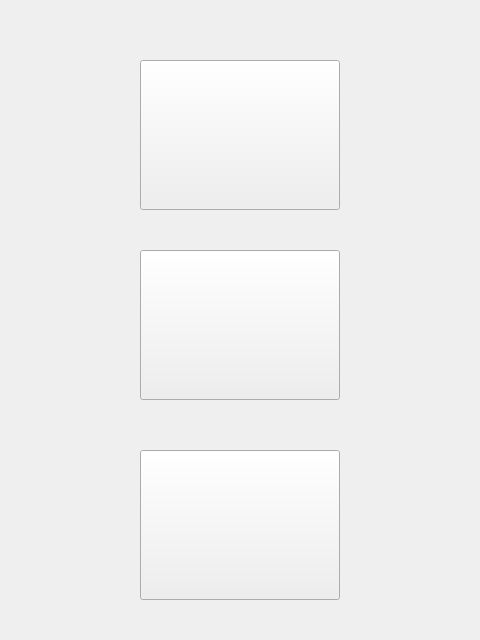
<?xml version="1.0" encoding="UTF-8"?>
<ui version="4.0">
 <class>DialogSnippets</class>
 <widget class="QDialog" name="DialogSnippets">
  <property name="geometry">
   <rect>
    <x>0</x>
    <y>0</y>
    <width>480</width>
    <height>640</height>
   </rect>
  </property>
  <property name="windowTitle">
   <string>Snippets selector</string>
  </property>
  <widget class="QToolButton" name="btnEq">
   <property name="geometry">
    <rect>
     <x>140</x>
     <y>60</y>
     <width>200</width>
     <height>150</height>
    </rect>
   </property>
   <property name="text">
    <string/>
   </property>
  </widget>
  <widget class="QToolButton" name="btnDiff">
   <property name="geometry">
    <rect>
     <x>140</x>
     <y>250</y>
     <width>200</width>
     <height>150</height>
    </rect>
   </property>
   <property name="text">
    <string/>
   </property>
  </widget>
  <widget class="QToolButton" name="btnSim">
   <property name="geometry">
    <rect>
     <x>140</x>
     <y>450</y>
     <width>200</width>
     <height>150</height>
    </rect>
   </property>
   <property name="text">
    <string/>
   </property>
  </widget>
 </widget>
 <resources/>
 <connections/>
</ui>
